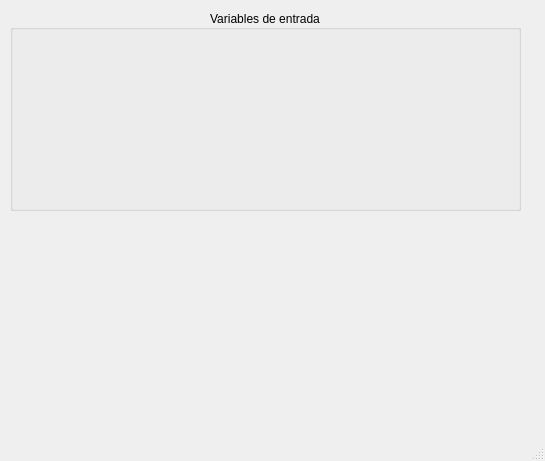
<?xml version="1.0" encoding="UTF-8"?>
<ui version="4.0">
 <class>MainWindow</class>
 <widget class="QMainWindow" name="MainWindow">
  <property name="geometry">
   <rect>
    <x>0</x>
    <y>0</y>
    <width>545</width>
    <height>461</height>
   </rect>
  </property>
  <property name="windowTitle">
   <string>MainWindow</string>
  </property>
  <widget class="QWidget" name="centralWidget">
   <widget class="QGroupBox" name="groupBox">
    <property name="geometry">
     <rect>
      <x>10</x>
      <y>10</y>
      <width>511</width>
      <height>201</height>
     </rect>
    </property>
    <property name="title">
     <string>Variables de entrada</string>
    </property>
    <property name="alignment">
     <set>Qt::AlignCenter</set>
    </property>
    <widget class="QLabel" name="label">
     <property name="geometry">
      <rect>
       <x>80</x>
       <y>30</y>
       <width>46</width>
       <height>21</height>
      </rect>
     </property>
     <property name="text">
      <string/>
     </property>
    </widget>
   </widget>
  </widget>
  <widget class="QMenuBar" name="menuBar">
   <property name="geometry">
    <rect>
     <x>0</x>
     <y>0</y>
     <width>545</width>
     <height>21</height>
    </rect>
   </property>
  </widget>
  <widget class="QStatusBar" name="statusBar"/>
 </widget>
 <layoutdefault spacing="6" margin="11"/>
 <resources/>
 <connections/>
</ui>
